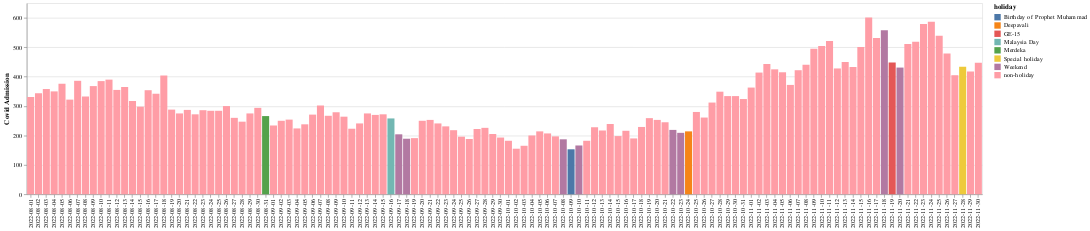

The notebook cell this image was saved under:
### Code cell
alt.Chart(mergedhosp_malaysia).mark_bar().encode(
    x=alt.X('date', title=None) ,
    y=alt.Y('admitted_covid', title='Covid Admission'),
    tooltip=('date','holiday','malaysia_cases_new','admitted_covid','percentage_admitted'),
    color= 'holiday'
).properties(width=1500)

### Figure 1 — Vega-Lite specification as saved in the notebook (floating-point values rounded to 4 significant figures)
{"config": {"view": {"continuousWidth": 400, "continuousHeight": 300}}, "data": {"name": "data-c3a883f55ad697ca351b0caccef86f8d"}, "mark": "bar", "encoding": {"color": {"field": "holiday", "type": "nominal"}, "tooltip": [{"field": "date", "type": "nominal"}, {"field": "holiday", "type": "nominal"}, {"field": "malaysia_cases_new", "type": "quantitative"}, {"field": "admitted_covid", "type": "quantitative"}, {"field": "percentage_admitted", "type": "quantitative"}], "x": {"field": "date", "title": null, "type": "nominal"}, "y": {"field": "admitted_covid", "title": "Covid Admission", "type": "quantitative"}}, "width": 1500, "$schema": "https://vega.github.io/schema/vega-lite/v4.17.0.json", "datasets": {"data-c3a883f55ad697ca351b0caccef86f8d": [{"date": "2022-08-01", "holiday": "non-holiday", "malaysia_cases_new": 3213, "admitted_covid": 331, "percentage_admitted": 10.3}, {"date": "2022-08-02", "holiday": "non-holiday", "malaysia_cases_new": 4204, "admitted_covid": 344, "percentage_admitted": 8.183}, {"date": "2022-08-03", "holiday": "non-holiday", "malaysia_cases_new": 5330, "admitted_covid": 358, "percentage_admitted": 6.717}, {"date": "2022-08-04", "holiday": "non-holiday", "malaysia_cases_new": 4413, "admitted_covid": 350, "percentage_admitted": 7.931}, {"date": "2022-08-05", "holiday": "non-holiday", "malaysia_cases_new": 3927, "admitted_covid": 376, "percentage_admitted": 9.575}, {"date": "2022-08-06", "holiday": "non-holiday", "malaysia_cases_new": 4684, "admitted_covid": 322, "percentage_admitted": 6.874}, {"date": "2022-08-07", "holiday": "non-holiday", "malaysia_cases_new": 2728, "admitted_covid": 386, "percentage_admitted": 14.15}, {"date": "2022-08-08", "holiday": "non-holiday", "malaysia_cases_new": 2863, "admitted_covid": 333, "percentage_admitted": 11.63}, {"date": "2022-08-09", "holiday": "non-holiday", "malaysia_cases_new": 3083, "admitted_covid": 368, "percentage_admitted": 11.94}, {"date": "2022-08-10", "holiday": "non-holiday", "malaysia_cases_new": 4896, "admitted_covid": 385, "percentage_admitted": 7.864}, {"date": "2022-08-11", "holiday": "non-holiday", "malaysia_cases_new": 4831, "admitted_covid": 390, "percentage_admitted": 8.073}, {"date": "2022-08-12", "holiday": "non-holiday", "malaysia_cases_new": 3943, "admitted_covid": 355, "percentage_admitted": 9.003}, {"date": "2022-08-13", "holiday": "non-holiday", "malaysia_cases_new": 4334, "admitted_covid": 365, "percentage_admitted": 8.422}, {"date": "2022-08-14", "holiday": "non-holiday", "malaysia_cases_new": 3045, "admitted_covid": 317, "percentage_admitted": 10.41}, {"date": "2022-08-15", "holiday": "non-holiday", "malaysia_cases_new": 2437, "admitted_covid": 298, "percentage_admitted": 12.23}, {"date": "2022-08-16", "holiday": "non-holiday", "malaysia_cases_new": 3429, "admitted_covid": 354, "percentage_admitted": 10.32}, {"date": "2022-08-17", "holiday": "non-holiday", "malaysia_cases_new": 3516, "admitted_covid": 342, "percentage_admitted": 9.727}, {"date": "2022-08-18", "holiday": "non-holiday", "malaysia_cases_new": 4071, "admitted_covid": 404, "percentage_admitted": 9.924}, {"date": "2022-08-19", "holiday": "non-holiday", "malaysia_cases_new": 3490, "admitted_covid": 288, "percentage_admitted": 8.252}, {"date": "2022-08-20", "holiday": "non-holiday", "malaysia_cases_new": 2798, "admitted_covid": 275, "percentage_admitted": 9.828}, {"date": "2022-08-21", "holiday": "non-holiday", "malaysia_cases_new": 2464, "admitted_covid": 287, "percentage_admitted": 11.65}, {"date": "2022-08-22", "holiday": "non-holiday", "malaysia_cases_new": 2078, "admitted_covid": 272, "percentage_admitted": 13.09}, {"date": "2022-08-23", "holiday": "non-holiday", "malaysia_cases_new": 2722, "admitted_covid": 286, "percentage_admitted": 10.51}, {"date": "2022-08-24", "holiday": "non-holiday", "malaysia_cases_new": 2636, "admitted_covid": 284, "percentage_admitted": 10.77}, {"date": "2022-08-25", "holiday": "non-holiday", "malaysia_cases_new": 3206, "admitted_covid": 284, "percentage_admitted": 8.858}, {"date": "2022-08-26", "holiday": "non-holiday", "malaysia_cases_new": 3118, "admitted_covid": 300, "percentage_admitted": 9.622}, {"date": "2022-08-27", "holiday": "non-holiday", "malaysia_cases_new": 2491, "admitted_covid": 260, "percentage_admitted": 10.44}, {"date": "2022-08-28", "holiday": "non-holiday", "malaysia_cases_new": 2191, "admitted_covid": 247, "percentage_admitted": 11.27}, {"date": "2022-08-29", "holiday": "non-holiday", "malaysia_cases_new": 1946, "admitted_covid": 275, "percentage_admitted": 14.13}, {"date": "2022-08-30", "holiday": "non-holiday", "malaysia_cases_new": 2144, "admitted_covid": 294, "percentage_admitted": 13.71}, {"date": "2022-08-31", "holiday": "Merdeka", "malaysia_cases_new": 2340, "admitted_covid": 266, "percentage_admitted": 11.37}, {"date": "2022-09-01", "holiday": "non-holiday", "malaysia_cases_new": 2356, "admitted_covid": 234, "percentage_admitted": 9.932}, {"date": "2022-09-02", "holiday": "non-holiday", "malaysia_cases_new": 2328, "admitted_covid": 250, "percentage_admitted": 10.74}, {"date": "2022-09-03", "holiday": "non-holiday", "malaysia_cases_new": 2244, "admitted_covid": 254, "percentage_admitted": 11.32}, {"date": "2022-09-04", "holiday": "non-holiday", "malaysia_cases_new": 1904, "admitted_covid": 224, "percentage_admitted": 11.76}, {"date": "2022-09-05", "holiday": "non-holiday", "malaysia_cases_new": 1486, "admitted_covid": 238, "percentage_admitted": 16.02}, {"date": "2022-09-06", "holiday": "non-holiday", "malaysia_cases_new": 2067, "admitted_covid": 271, "percentage_admitted": 13.11}, {"date": "2022-09-07", "holiday": "non-holiday", "malaysia_cases_new": 2428, "admitted_covid": 302, "percentage_admitted": 12.44}, {"date": "2022-09-08", "holiday": "non-holiday", "malaysia_cases_new": 2226, "admitted_covid": 267, "percentage_admitted": 11.99}, {"date": "2022-09-09", "holiday": "non-holiday", "malaysia_cases_new": 1990, "admitted_covid": 279, "percentage_admitted": 14.02}, {"date": "2022-09-10", "holiday": "non-holiday", "malaysia_cases_new": 1971, "admitted_covid": 264, "percentage_admitted": 13.39}, {"date": "2022-09-11", "holiday": "non-holiday", "malaysia_cases_new": 1483, "admitted_covid": 223, "percentage_admitted": 15.04}, {"date": "2022-09-12", "holiday": "non-holiday", "malaysia_cases_new": 1847, "admitted_covid": 241, "percentage_admitted": 13.05}, {"date": "2022-09-13", "holiday": "non-holiday", "malaysia_cases_new": 1942, "admitted_covid": 275, "percentage_admitted": 14.16}, {"date": "2022-09-14", "holiday": "non-holiday", "malaysia_cases_new": 2431, "admitted_covid": 270, "percentage_admitted": 11.11}, {"date": "2022-09-15", "holiday": "non-holiday", "malaysia_cases_new": 2375, "admitted_covid": 272, "percentage_admitted": 11.45}, {"date": "2022-09-16", "holiday": "Malaysia Day", "malaysia_cases_new": 1977, "admitted_covid": 258, "percentage_admitted": 13.05}, {"date": "2022-09-17", "holiday": "Weekend", "malaysia_cases_new": 1572, "admitted_covid": 204, "percentage_admitted": 12.98}, {"date": "2022-09-18", "holiday": "Weekend", "malaysia_cases_new": 1639, "admitted_covid": 189, "percentage_admitted": 11.53}, {"date": "2022-09-19", "holiday": "non-holiday", "malaysia_cases_new": 1307, "admitted_covid": 191, "percentage_admitted": 14.61}, {"date": "2022-09-20", "holiday": "non-holiday", "malaysia_cases_new": 1667, "admitted_covid": 250, "percentage_admitted": 15.0}, {"date": "2022-09-21", "holiday": "non-holiday", "malaysia_cases_new": 2111, "admitted_covid": 253, "percentage_admitted": 11.98}, {"date": "2022-09-22", "holiday": "non-holiday", "malaysia_cases_new": 2245, "admitted_covid": 241, "percentage_admitted": 10.73}, {"date": "2022-09-23", "holiday": "non-holiday", "malaysia_cases_new": 2070, "admitted_covid": 231, "percentage_admitted": 11.16}, {"date": "2022-09-24", "holiday": "non-holiday", "malaysia_cases_new": 1924, "admitted_covid": 218, "percentage_admitted": 11.33}, {"date": "2022-09-25", "holiday": "non-holiday", "malaysia_cases_new": 1608, "admitted_covid": 196, "percentage_admitted": 12.19}, {"date": "2022-09-26", "holiday": "non-holiday", "malaysia_cases_new": 1186, "admitted_covid": 188, "percentage_admitted": 15.85}, {"date": "2022-09-27", "holiday": "non-holiday", "malaysia_cases_new": 1552, "admitted_covid": 222, "percentage_admitted": 14.3}, {"date": "2022-09-28", "holiday": "non-holiday", "malaysia_cases_new": 2445, "admitted_covid": 226, "percentage_admitted": 9.243}, {"date": "2022-09-29", "holiday": "non-holiday", "malaysia_cases_new": 1867, "admitted_covid": 205, "percentage_admitted": 10.98}, {"date": "2022-09-30", "holiday": "non-holiday", "malaysia_cases_new": 2007, "admitted_covid": 193, "percentage_admitted": 9.616}, {"date": "2022-10-01", "holiday": "non-holiday", "malaysia_cases_new": 1626, "admitted_covid": 182, "percentage_admitted": 11.19}, {"date": "2022-10-02", "holiday": "non-holiday", "malaysia_cases_new": 1360, "admitted_covid": 155, "percentage_admitted": 11.4}, {"date": "2022-10-03", "holiday": "non-holiday", "malaysia_cases_new": 1244, "admitted_covid": 165, "percentage_admitted": 13.26}, {"date": "2022-10-04", "holiday": "non-holiday", "malaysia_cases_new": 1483, "admitted_covid": 200, "percentage_admitted": 13.49}, {"date": "2022-10-05", "holiday": "non-holiday", "malaysia_cases_new": 1722, "admitted_covid": 214, "percentage_admitted": 12.43}, {"date": "2022-10-06", "holiday": "non-holiday", "malaysia_cases_new": 1794, "admitted_covid": 207, "percentage_admitted": 11.54}, {"date": "2022-10-07", "holiday": "non-holiday", "malaysia_cases_new": 1788, "admitted_covid": 197, "percentage_admitted": 11.02}, {"date": "2022-10-08", "holiday": "Weekend", "malaysia_cases_new": 1627, "admitted_covid": 187, "percentage_admitted": 11.49}, {"date": "2022-10-09", "holiday": "Birthday of Prophet Muhammad", "malaysia_cases_new": 1453, "admitted_covid": 153, "percentage_admitted": 10.53}, {"date": "2022-10-10", "holiday": "Weekend", "malaysia_cases_new": 1241, "admitted_covid": 166, "percentage_admitted": 13.38}, {"date": "2022-10-11", "holiday": "non-holiday", "malaysia_cases_new": 1291, "admitted_covid": 182, "percentage_admitted": 14.1}, {"date": "2022-10-12", "holiday": "non-holiday", "malaysia_cases_new": 1628, "admitted_covid": 228, "percentage_admitted": 14.0}, {"date": "2022-10-13", "holiday": "non-holiday", "malaysia_cases_new": 2090, "admitted_covid": 217, "percentage_admitted": 10.38}, {"date": "2022-10-14", "holiday": "non-holiday", "malaysia_cases_new": 2231, "admitted_covid": 239, "percentage_admitted": 10.71}, {"date": "2022-10-15", "holiday": "non-holiday", "malaysia_cases_new": 2023, "admitted_covid": 198, "percentage_admitted": 9.787}, {"date": "2022-10-16", "holiday": "non-holiday", "malaysia_cases_new": 1712, "admitted_covid": 216, "percentage_admitted": 12.62}, {"date": "2022-10-17", "holiday": "non-holiday", "malaysia_cases_new": 1210, "admitted_covid": 190, "percentage_admitted": 15.7}, {"date": "2022-10-18", "holiday": "non-holiday", "malaysia_cases_new": 1873, "admitted_covid": 229, "percentage_admitted": 12.23}, {"date": "2022-10-19", "holiday": "non-holiday", "malaysia_cases_new": 2295, "admitted_covid": 259, "percentage_admitted": 11.29}, {"date": "2022-10-20", "holiday": "non-holiday", "malaysia_cases_new": 2561, "admitted_covid": 253, "percentage_admitted": 9.879}, {"date": "2022-10-21", "holiday": "non-holiday", "malaysia_cases_new": 2256, "admitted_covid": 245, "percentage_admitted": 10.86}, {"date": "2022-10-22", "holiday": "Weekend", "malaysia_cases_new": 2618, "admitted_covid": 219, "percentage_admitted": 8.365}, {"date": "2022-10-23", "holiday": "Weekend", "malaysia_cases_new": 2054, "admitted_covid": 209, "percentage_admitted": 10.18}, {"date": "2022-10-24", "holiday": "Deepavali", "malaysia_cases_new": 1737, "admitted_covid": 214, "percentage_admitted": 12.32}, {"date": "2022-10-25", "holiday": "non-holiday", "malaysia_cases_new": 1743, "admitted_covid": 280, "percentage_admitted": 16.06}, {"date": "2022-10-26", "holiday": "non-holiday", "malaysia_cases_new": 2136, "admitted_covid": 261, "percentage_admitted": 12.22}, {"date": "2022-10-27", "holiday": "non-holiday", "malaysia_cases_new": 2762, "admitted_covid": 312, "percentage_admitted": 11.3}, {"date": "2022-10-28", "holiday": "non-holiday", "malaysia_cases_new": 3296, "admitted_covid": 349, "percentage_admitted": 10.59}, {"date": "2022-10-29", "holiday": "non-holiday", "malaysia_cases_new": 3189, "admitted_covid": 334, "percentage_admitted": 10.47}, {"date": "2022-10-30", "holiday": "non-holiday", "malaysia_cases_new": 3129, "admitted_covid": 334, "percentage_admitted": 10.67}, {"date": "2022-10-31", "holiday": "non-holiday", "malaysia_cases_new": 2913, "admitted_covid": 324, "percentage_admitted": 11.12}, {"date": "2022-11-01", "holiday": "non-holiday", "malaysia_cases_new": 2913, "admitted_covid": 363, "percentage_admitted": 12.46}, {"date": "2022-11-02", "holiday": "non-holiday", "malaysia_cases_new": 3969, "admitted_covid": 414, "percentage_admitted": 10.43}, {"date": "2022-11-03", "holiday": "non-holiday", "malaysia_cases_new": 4711, "admitted_covid": 443, "percentage_admitted": 9.404}, {"date": "2022-11-04", "holiday": "non-holiday", "malaysia_cases_new": 4360, "admitted_covid": 425, "percentage_admitted": 9.748}, {"date": "2022-11-05", "holiday": "non-holiday", "malaysia_cases_new": 4621, "admitted_covid": 415, "percentage_admitted": 8.981}, {"date": "2022-11-06", "holiday": "non-holiday", "malaysia_cases_new": 3913, "admitted_covid": 372, "percentage_admitted": 9.507}, {"date": "2022-11-07", "holiday": "non-holiday", "malaysia_cases_new": 2521, "admitted_covid": 422, "percentage_admitted": 16.74}, {"date": "2022-11-08", "holiday": "non-holiday", "malaysia_cases_new": 3781, "admitted_covid": 441, "percentage_admitted": 11.66}, {"date": "2022-11-09", "holiday": "non-holiday", "malaysia_cases_new": 3267, "admitted_covid": 495, "percentage_admitted": 15.15}, {"date": "2022-11-10", "holiday": "non-holiday", "malaysia_cases_new": 3436, "admitted_covid": 504, "percentage_admitted": 14.67}, {"date": "2022-11-11", "holiday": "non-holiday", "malaysia_cases_new": 3245, "admitted_covid": 521, "percentage_admitted": 16.06}, {"date": "2022-11-12", "holiday": "non-holiday", "malaysia_cases_new": 2882, "admitted_covid": 428, "percentage_admitted": 14.85}, {"date": "2022-11-13", "holiday": "non-holiday", "malaysia_cases_new": 2234, "admitted_covid": 450, "percentage_admitted": 20.14}, {"date": "2022-11-14", "holiday": "non-holiday", "malaysia_cases_new": 1749, "admitted_covid": 433, "percentage_admitted": 24.76}, {"date": "2022-11-15", "holiday": "non-holiday", "malaysia_cases_new": 2852, "admitted_covid": 501, "percentage_admitted": 17.57}, {"date": "2022-11-16", "holiday": "non-holiday", "malaysia_cases_new": 3304, "admitted_covid": 601, "percentage_admitted": 18.19}, {"date": "2022-11-17", "holiday": "non-holiday", "malaysia_cases_new": 3457, "admitted_covid": 532, "percentage_admitted": 15.39}, {"date": "2022-11-18", "holiday": "Weekend", "malaysia_cases_new": 3037, "admitted_covid": 558, "percentage_admitted": 18.37}, {"date": "2022-11-19", "holiday": "GE-15", "malaysia_cases_new": 2450, "admitted_covid": 448, "percentage_admitted": 18.29}, {"date": "2022-11-20", "holiday": "Weekend", "malaysia_cases_new": 1633, "admitted_covid": 431, "percentage_admitted": 26.39}, {"date": "2022-11-21", "holiday": "non-holiday", "malaysia_cases_new": 2121, "admitted_covid": 511, "percentage_admitted": 24.09}, {"date": "2022-11-22", "holiday": "non-holiday", "malaysia_cases_new": 2516, "admitted_covid": 519, "percentage_admitted": 20.63}, {"date": "2022-11-23", "holiday": "non-holiday", "malaysia_cases_new": 3537, "admitted_covid": 579, "percentage_admitted": 16.37}, {"date": "2022-11-24", "holiday": "non-holiday", "malaysia_cases_new": 2877, "admitted_covid": 587, "percentage_admitted": 20.4}, {"date": "2022-11-25", "holiday": "non-holiday", "malaysia_cases_new": 3024, "admitted_covid": 539, "percentage_admitted": 17.82}, {"date": "2022-11-26", "holiday": "non-holiday", "malaysia_cases_new": 2898, "admitted_covid": 479, "percentage_admitted": 16.53}, {"date": "2022-11-27", "holiday": "non-holiday", "malaysia_cases_new": 2022, "admitted_covid": 405, "percentage_admitted": 20.03}, {"date": "2022-11-28", "holiday": "Special holiday", "malaysia_cases_new": 2465, "admitted_covid": 434, "percentage_admitted": 17.61}, {"date": "2022-11-29", "holiday": "non-holiday", "malaysia_cases_new": 1672, "admitted_covid": 418, "percentage_admitted": 25.0}, {"date": "2022-11-30", "holiday": "non-holiday", "malaysia_cases_new": 1737, "admitted_covid": 447, "percentage_admitted": 25.73}]}}
